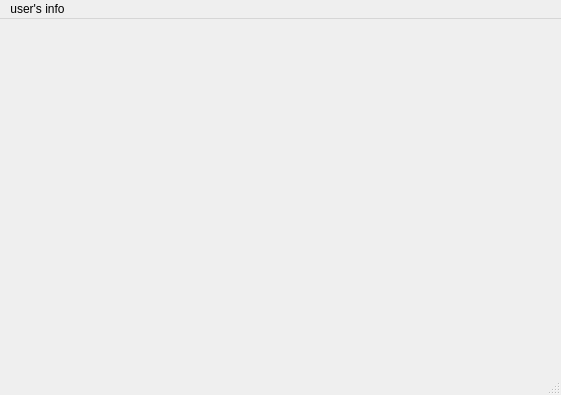
<?xml version="1.0" encoding="UTF-8"?>
<ui version="4.0">
 <class>main_page</class>
 <widget class="QMainWindow" name="main_page">
  <property name="geometry">
   <rect>
    <x>0</x>
    <y>0</y>
    <width>561</width>
    <height>395</height>
   </rect>
  </property>
  <property name="windowTitle">
   <string>MainWindow</string>
  </property>
  <widget class="QWidget" name="centralwidget"/>
  <widget class="QMenuBar" name="menubar">
   <property name="geometry">
    <rect>
     <x>0</x>
     <y>0</y>
     <width>561</width>
     <height>24</height>
    </rect>
   </property>
   <property name="defaultUp">
    <bool>false</bool>
   </property>
   <widget class="QMenu" name="menuuser_s_info">
    <property name="title">
     <string>user's info</string>
    </property>
    <widget class="QMenu" name="menuSettings">
     <property name="title">
      <string>Settings</string>
     </property>
     <addaction name="actionchange_user_pass"/>
     <addaction name="separator"/>
     <addaction name="actionEdit_my_basket"/>
    </widget>
    <addaction name="actionuser_s_name"/>
    <addaction name="separator"/>
    <addaction name="actionGroups"/>
    <addaction name="separator"/>
    <addaction name="actionMy_products"/>
    <addaction name="separator"/>
    <addaction name="menuSettings"/>
    <addaction name="separator"/>
    <addaction name="actionLog_out"/>
   </widget>
   <addaction name="menuuser_s_info"/>
  </widget>
  <widget class="QStatusBar" name="statusbar"/>
  <action name="actionuser_s_name">
   <property name="icon">
    <iconset>
     <normaloff>download.jpeg</normaloff>download.jpeg</iconset>
   </property>
   <property name="text">
    <string>user's name</string>
   </property>
  </action>
  <action name="actionGroups">
   <property name="icon">
    <iconset>
     <normaloff>groups.png</normaloff>groups.png</iconset>
   </property>
   <property name="text">
    <string>Groups</string>
   </property>
  </action>
  <action name="actionMy_products">
   <property name="text">
    <string>My products</string>
   </property>
  </action>
  <action name="actionchange_user_pass">
   <property name="text">
    <string>change user &amp;pass</string>
   </property>
  </action>
  <action name="actionEdit_my_basket">
   <property name="text">
    <string>Edit my basket</string>
   </property>
  </action>
  <action name="actionLog_out">
   <property name="text">
    <string>Log out</string>
   </property>
  </action>
 </widget>
 <resources/>
 <connections/>
</ui>
